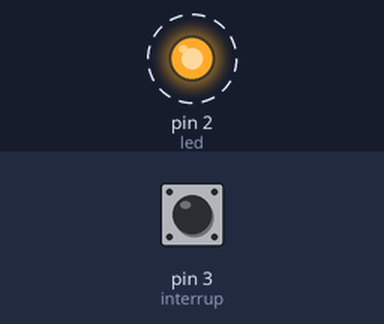
This sketch was run on a simulated Arduino Uno, built with avr-gcc and run on an emulated ATmega328P. Shown: output pins drawn as LEDs (lit = HIGH). Dashed ring = blinking. The test bench sets the inputs (shaded band); at power-on: pin 3 (interrup) HIGH.

Above: at 0.12 s.
Timing chart, 0 to 3.0 s (numbered marks = the images above):
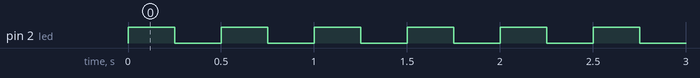

The sketch:

interrupcao_externa_estrutura.ino
```cpp
#define led 2
#define interrup 3

void setup() {
  pinMode(led, OUTPUT);
  pinMode(interrup, INPUT_PULLUP);
  attachInterrupt(digitalPinToInterrupt(interrup), interrupcao_ext, RISING);
}

void loop() {
  interrup_int();
}

//FUNCAO INTERRUPCAO EXTERNA

void interrupcao_ext() {
  digitalWrite(led, HIGH);
  delay(5000);
}

void interrup_int() {
  digitalWrite(led, HIGH);
  delay(250);
  digitalWrite(led, LOW);
  delay(250);
}
```

Measured:
- by itself, pin 2 (led): alternates HIGH for 0.25 s and LOW for 0.25 s
